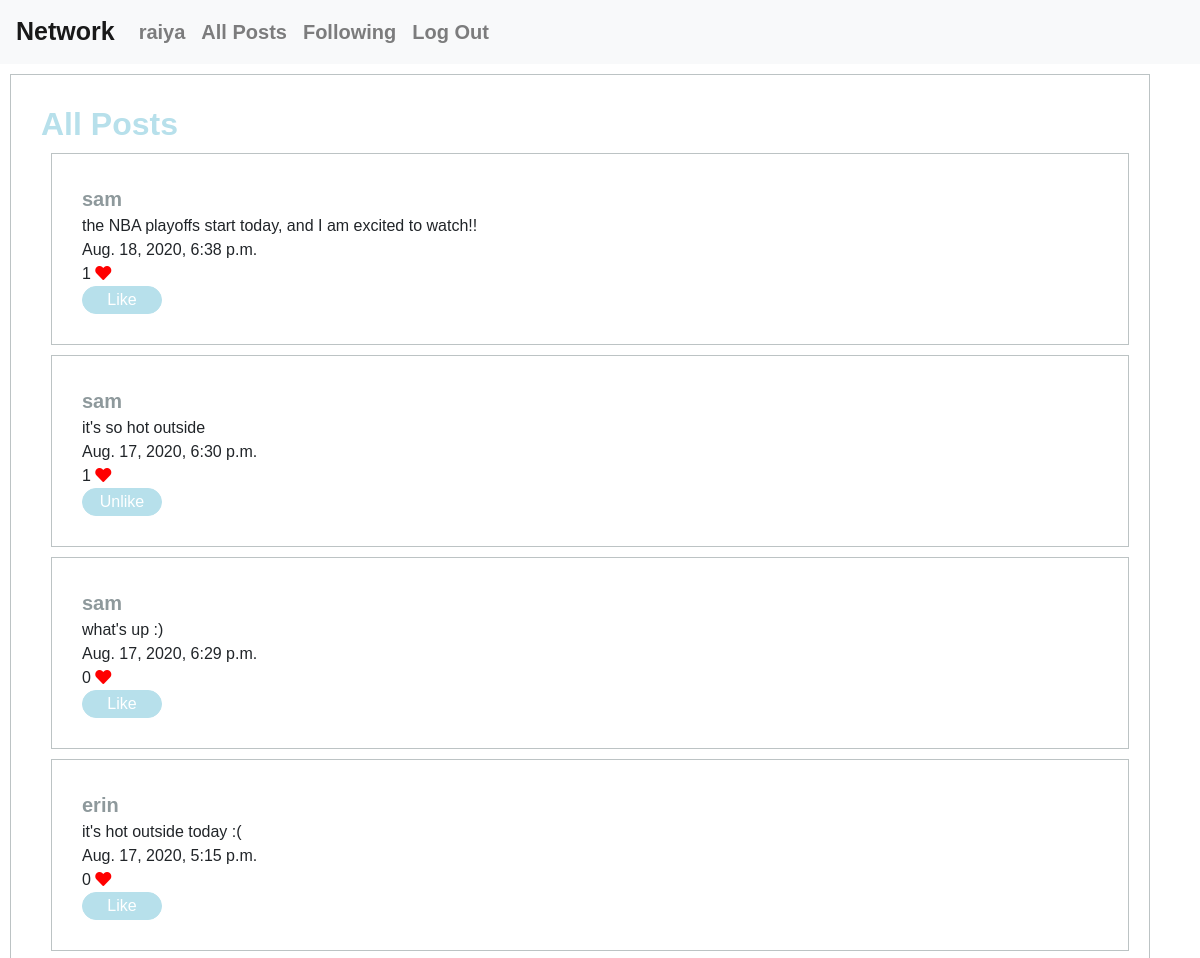
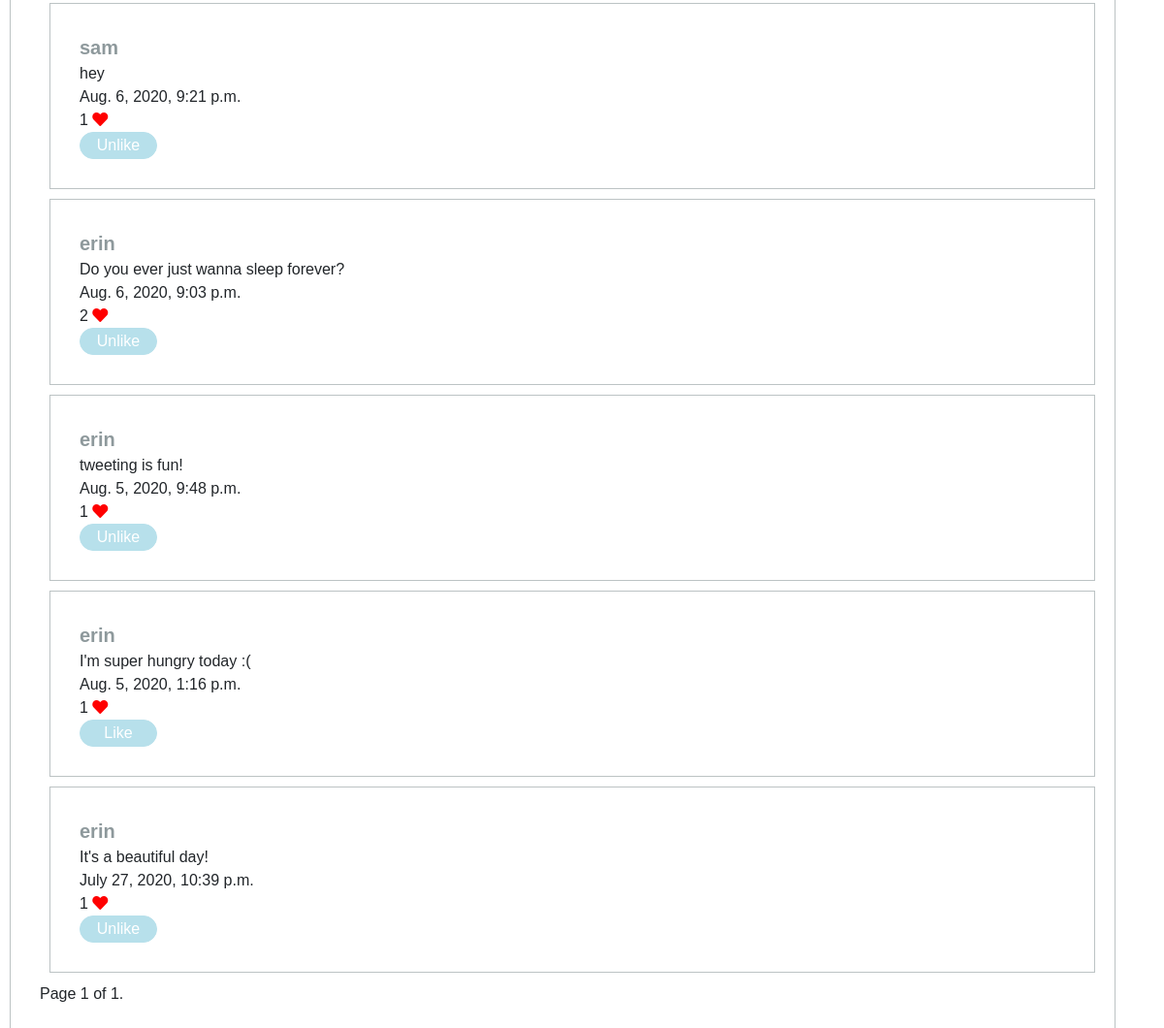
Screenshot of /following_page (signed in) with the database file from the repository (2 pictures, top to bottom).
### network/models.py (models this page shows, shortened)
class User(AbstractUser):
    pass

class Post(models.Model):
    users = models.ForeignKey(User, on_delete=models.CASCADE, related_name="posts")
    text = models.CharField(max_length=300)
    posting_time = models.DateTimeField(auto_now=False)
    likes = models.IntegerField(default=0)

### network/views.py (the view)
# urls.py: path("following_page", views.following_page, name="following_page"),
@login_required(login_url='/login')
def following_page(request):
    user = get_user(request)
    posts_list = []
    users_list = []
    posts = Post.objects.all().order_by('posting_time').reverse()
    user_following = Followers.objects.filter(follower=user)
    for users in user_following:
        users_list.append(users.following)
    for post in posts:
        if post.users in users_list:
            posts_list.append(post)
    paginator = Paginator(posts_list, 10)
    page_number = request.GET.get('page')
    page_obj = paginator.get_page(page_number)
    liked_posts = []
    user_likes = Like.objects.filter(users=user)
    for like in user_likes:
        liked_posts.append(like.post_id)
    return render(request, "network/following_page.html", {
        "page_obj": page_obj,
        "liked_posts": liked_posts
    })

### network/views.py (called while the page is built)
def get_user(request):
    username = request.user.username
    user = User.objects.get(username=username)
    return user

### network/templates/network/following_page.html (shortened to what this page needs)
{% extends "network/layout.html" %}
{% load static %}
{% block body %}
   <div id="all_posts" class="container">
      <h2>All Posts</h2>
      {% for post in page_obj %}
          <div class="container">
            <a href="{% url 'profile_page' id=post.users.pk %}">{{ post.users }}</a>
            <br>
            {{ post.text }}
            <br>
            {{ post.posting_time }}
            <br>
            <div id="likes">{{ post.likes }} <i class="fas fa-heart"></i></div>
            {% if post.pk in liked_posts %}
                <button id="unlike_{{post.pk}}" class="btn-top" onclick="unlike_post({{post.pk}})">Unlike</button>
            {% else %}
                <button id="like_{{post.pk}}" class="btn-top" onclick="like_post({{post.pk}})">Like</button>
            {% endif %}
          </div>
      {% endfor %}
       <div class="pagination">
         <span class="step-links">
            <span class="current">
               Page {{ page_obj.number }} of {{ page_obj.paginator.num_pages }}.
            </span>
         </span>
       </div>
   </div>
{% endblock %}

### network/templates/network/layout.html (shortened to what this page needs)
{% load static %}
<!DOCTYPE html>
<html lang="en">
    <head>
        <link rel="stylesheet" href="https://stackpath.bootstrapcdn.com/bootstrap/4.4.1/css/bootstrap.min.css">
        <link href="{% static 'network/styles.css' %}" rel="stylesheet">
        <link rel="stylesheet"href="https://cdnjs.cloudflare.com/ajax/libs/font-awesome/5.8.2/css/all.min.css"
/>
    </head>
    <body>
        <nav class="navbar navbar-expand-lg navbar-light bg-light">
            <a class="navbar-brand" href="{% url 'index' %}">Network</a>
            <div>
              <ul class="navbar-nav mr-auto">
                {% if user.is_authenticated %}
                    <li class="nav-item">
                        <a class="nav-link" href="{% url 'profile_page' id=user.pk %} "><strong>{{ user.username }}</strong></a>
                    </li>
                {% endif %}
                <li class="nav-item">
                  <a class="nav-link" href="{% url 'index' %}">All Posts</a>
                </li>
                {% if user.is_authenticated %}
                    <li class="nav-item">
                        <a class="nav-link" href="{% url 'following_page' %}">Following</a>
                    </li>
                    <li class="nav-item">
                        <a class="nav-link" href="{% url 'logout' %}">Log Out</a>
                    </li>
                {% endif %}
              </ul>
            </div>
          </nav>
        <div class="body">
            {% block body %}
            {% endblock %}
        </div>
    </body>
</html>

### network/static/network/styles.css (style rules this page uses)
* { font-family: "Josefin Sans", sans-serif; }
.container { padding: 30px; border: 1px #bcc3c4; margin: 10px; border-style: solid; }
.navbar-brand { font-size: 25px; color: #a6a4a1; }
#likes i { color: red; }
a { font-weight: bold; font-size: 20px; color: #8e999c; }
#all_posts h2 { color: #b7e0eb; font-weight: bold; }
.btn-top { width: 5rem; border-radius: 3rem; border: 0.1rem solid #b7e0eb; background-color: #b7e0eb; color: white; }

### rows the page displays
User: username "raiya"
Post: users "sam", text "the NBA playoffs start today, and I am excited to watch!!", posting_time "Aug. 18, 2020, 6:38 p.m.", likes "1"
Post: users "sam", text "it's so hot outside", posting_time "Aug. 17, 2020, 6:30 p.m.", likes "1"
Post: users "sam", text "what's up :)", posting_time "Aug. 17, 2020, 6:29 p.m.", likes "0"
Post: users "erin", text "it's hot outside today :(", posting_time "Aug. 17, 2020, 5:15 p.m.", likes "0"
Post: users "sam", text "hey", posting_time "Aug. 6, 2020, 9:21 p.m.", likes "1"
Post: users "erin", text "Do you ever just wanna sleep forever?", posting_time "Aug. 6, 2020, 9:03 p.m.", likes "2"
Post: users "erin", text "tweeting is fun!", posting_time "Aug. 5, 2020, 9:48 p.m.", likes "1"
Post: users "erin", text "I'm super hungry today :(", posting_time "Aug. 5, 2020, 1:16 p.m.", likes "1"
Post: users "erin", text "It's a beautiful day!", posting_time "July 27, 2020, 10:39 p.m.", likes "1"

### other values shown
{{ page_obj.number }} "1"
{{ page_obj.paginator.num_pages }} "1"
